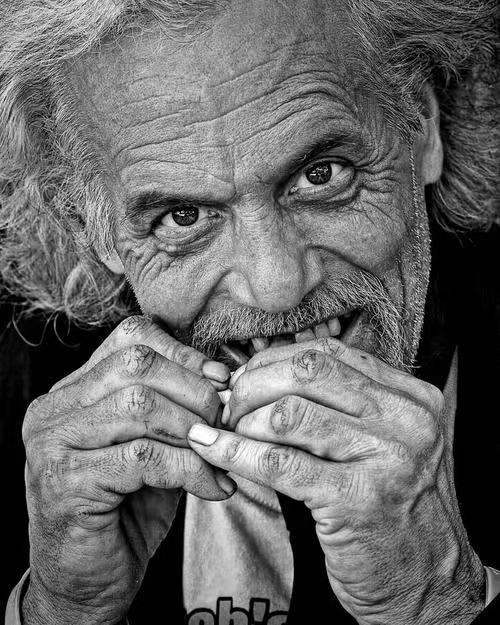
#> input picture pic.jpg, 500 x 625 px
$ python error_curve.py
#> lines starting #> are read from the running program, lines starting #| are printed output that depends on the picture
import numpy as np
import cv2
import matplotlib.pyplot as plt

A = cv2.imread('pic.jpg', cv2.IMREAD_GRAYSCALE).astype(float)
#> A: shape (625, 500) float64; min 0, max 255, mean 104.7
U, S, Vt = np.linalg.svd(A, full_matrices=False)
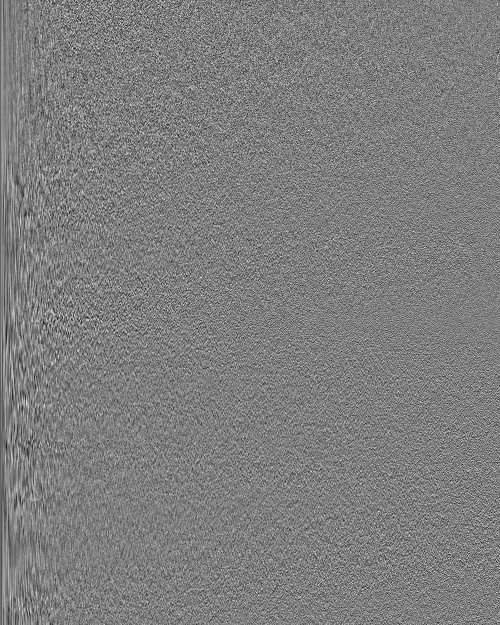
#> U: shape (625, 500) float64; min -0.207, max 0.209, mean -4.93e-05; drawn with min black and max white
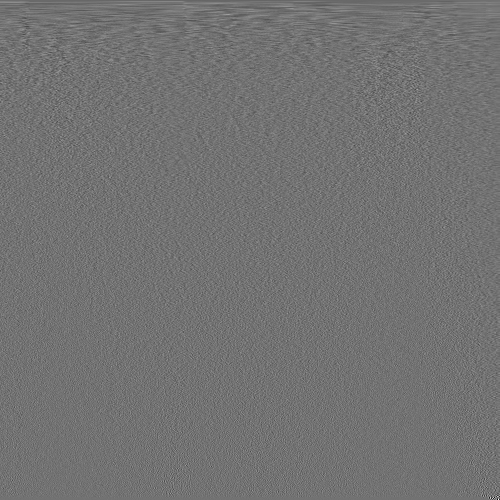
#> Vt: shape (500, 500) float64; min -0.546, max 0.666, mean -5.02e-05; drawn with min black and max white
#> S = 500 values, max 62331.4 at index 0, min 7.49 at index 499, mean 744.8
print(A.shape, S.shape, len(S))
#| (625, 500) (500,) 500

'''
ks = [1, 5, 10, 20, 30, 50, 70, 100, 200]
total = np.sum(S**2)
captured = np.cumsum(S**2) / total
for k in ks:
    Ak = (U[:, :k] * S[:k]) @ Vt[:k, :]
    err_svd = np.sqrt(1 - captured[k-1])
    storage = k * (U.shape[0] + Vt.shape[1] + 1) / (A.shape[0] * A.shape[1])
    print(f"k={k:>3}  svd={err_svd:.10f}  storage={storage:.10f}")
''' #检验svd压缩的误差和存储量

ks_all = np.arange(1, len(S) + 1)
#> ks_all = 500 values from 1 to 500
err_all = np.sqrt(1 - np.cumsum(S**2) / np.sum(S**2))
#> err_all = 500 values, max 0.398 at index 0, min 3.49e-08 at index 499, mean 0.066
ratio_all = ks_all * (U.shape[0] + Vt.shape[1] + 1) / (A.shape[0] * A.shape[1])
#> ratio_all = 500 values from 0.0036 to 1.8

fig, (ax1, ax2) = plt.subplots(1, 2, figsize=(12, 4.5))

ax1.plot(ks_all, err_all * 100)
ax1.set_xlabel("rank k")
ax1.set_ylabel("relative error (%)")
ax1.set_title("Error vs rank")
ax1.grid(alpha=0.3)

ax2.plot(ratio_all * 100, err_all * 100)
ax2.set_xlabel("storage (% of original)")
ax2.set_ylabel("relative error (%)")
ax2.set_title("Error vs storage")
ax2.grid(alpha=0.3)

ax2.axvline(100, color='gray', linestyle='--')

plt.tight_layout()
plt.savefig('error_curve.png', dpi=150)
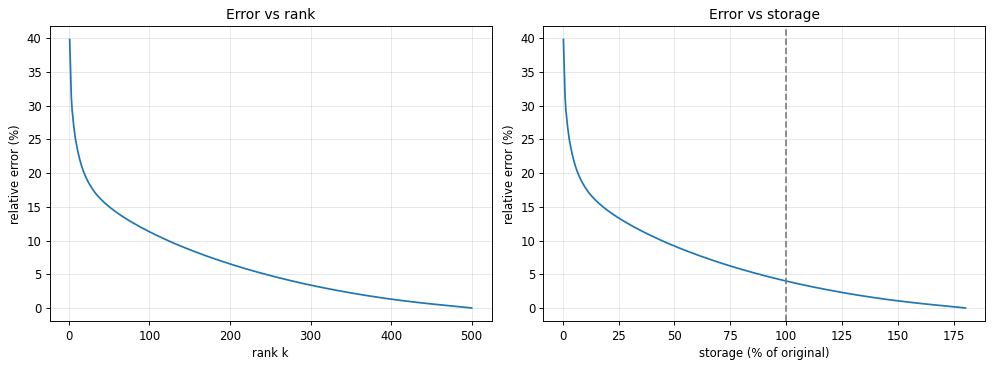
#> figure drawn by matplotlib, 2 panels; panel 1: curve peaks at x = 1, y = 39.78; panel 2: curve peaks at x = 0.36, y = 39.78
plt.close(fig)
